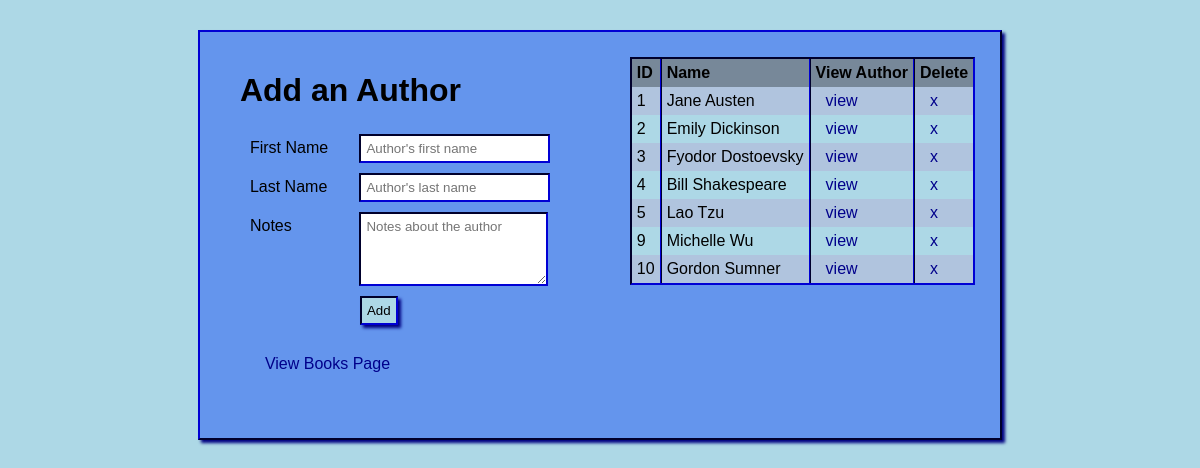
The app's page /authors with its own data.
### books_authors_app/models.py (models this page shows)
class Author(models.Model):
    first_name = models.CharField(max_length=255)
    last_name = models.CharField(max_length=255)
    books = models.ManyToManyField(Book,related_name="authors")
    notes = models.TextField(default='none')
    created_at = models.DateTimeField(auto_now_add=True)
    updated_at = models.DateTimeField(auto_now=True)

### books_authors_app/views.py (the view)
# urls.py: path('authors',views.authors_page),
def authors_page(request):
    context = {
        "authors":Author.objects.all()
    }
    return render(request,'authors_page.html',context)

### books_authors_app/templates/authors_page.html (shortened to what this page needs)
<!DOCTYPE html>
<html lang="en">
<head>
    {% load static %}
    <link rel="stylesheet" href="{% static 'css/style.css' %}">
</head>
<body>
    <div id="wrapper">
        <div id="left">
            <h1>Add an Author</h1>
            <form action="/add_author" method="post">
                <label for="first_name">First Name</label>
                <input type="text" id="first_name" name="first_name" placeholder="Author's first name">
                <br>
                <label for="last_name">Last Name</label>
                <input type="text" id="last_name" name="last_name" placeholder="Author's last name">
                <br>
                <label for="notes">Notes</label>
                <textarea name="notes" id="notes" cols="20" rows="4" placeholder="Notes about the author"></textarea>
                <br>
                <input type="submit" value="Add" id="add">
                <a class="view1" href="/">View Books Page</a>
            </form>
        </div>
        <table>
            <tr>
                <th>ID</th>
                <th class="bl">Name</th>
                <th class="bl">View Author</th>
                <th class="bl">Delete</th>
            </tr>
            {% for author in authors.all %}
                <tr>
                    <td>{{author.id}}</td>
                    <td class="bl">{{author.first_name}} {{author.last_name}}</td>
                    <td class="bl"><a href="/view_author/{{author.id}}">view</a></td>
                    <td class="bl"><a href="/delete_author/{{author.id}}">x</a></td>
                </tr>
            {% endfor %}
        </table>
    </div>
</body>
</html>

### books_authors_app/static/css/style.css (style rules this page uses)
* { margin:5px; border:0px; padding:5px; box-sizing: border-box; font-family: Tahoma, sans-serif; vertical-align: top; }
body { background-color: lightblue; }
#wrapper { background-color:cornflowerblue; width:800px; width:fit-content; margin:10px auto; padding:20px; box-shadow: 3px 3px 3px navy; border: 2px outset navy; }
#left { display:inline-block; }
form { width:fit-content; display:inline-block; }
table { display:inline-block; margin-left: 50px; border-collapse: collapse; padding:0px; }
tr:nth-child(odd) { background-color: lightblue; }
tr:nth-child(even) { background-color:lightsteelblue; }
th { background-color: lightslategray; text-align:left; }
.bl { border-left: 2px ridge navy; }
label { display: inline-block; width:100px; }
input,select,textarea,table { border: 2px inset navy; }
input[type="submit"] { background-color:lightblue; box-shadow: 3px 3px 3px navy; }
#add { margin-left: 120px; }
.view1 { display:block; margin: 20px; }
a { text-decoration: none; color:darkblue; }

### records on screen
Author: id "1", first_name "Jane", last_name "Austen"
Author: id "2", first_name "Emily", last_name "Dickinson"
Author: id "3", first_name "Fyodor", last_name "Dostoevsky"
Author: id "4", first_name "Bill", last_name "Shakespeare"
Author: id "5", first_name "Lao", last_name "Tzu"
Author: id "9", first_name "Michelle", last_name "Wu"
Author: id "10", first_name "Gordon", last_name "Sumner"
